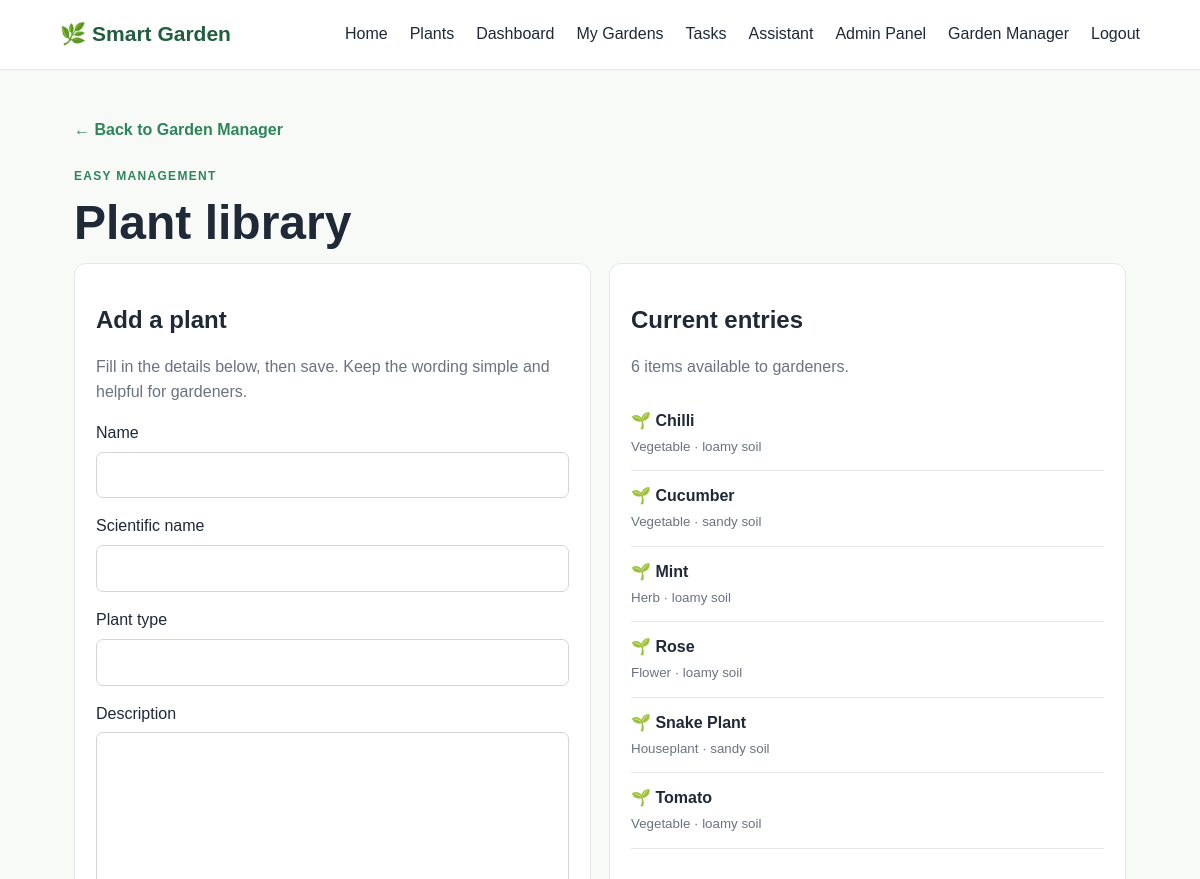
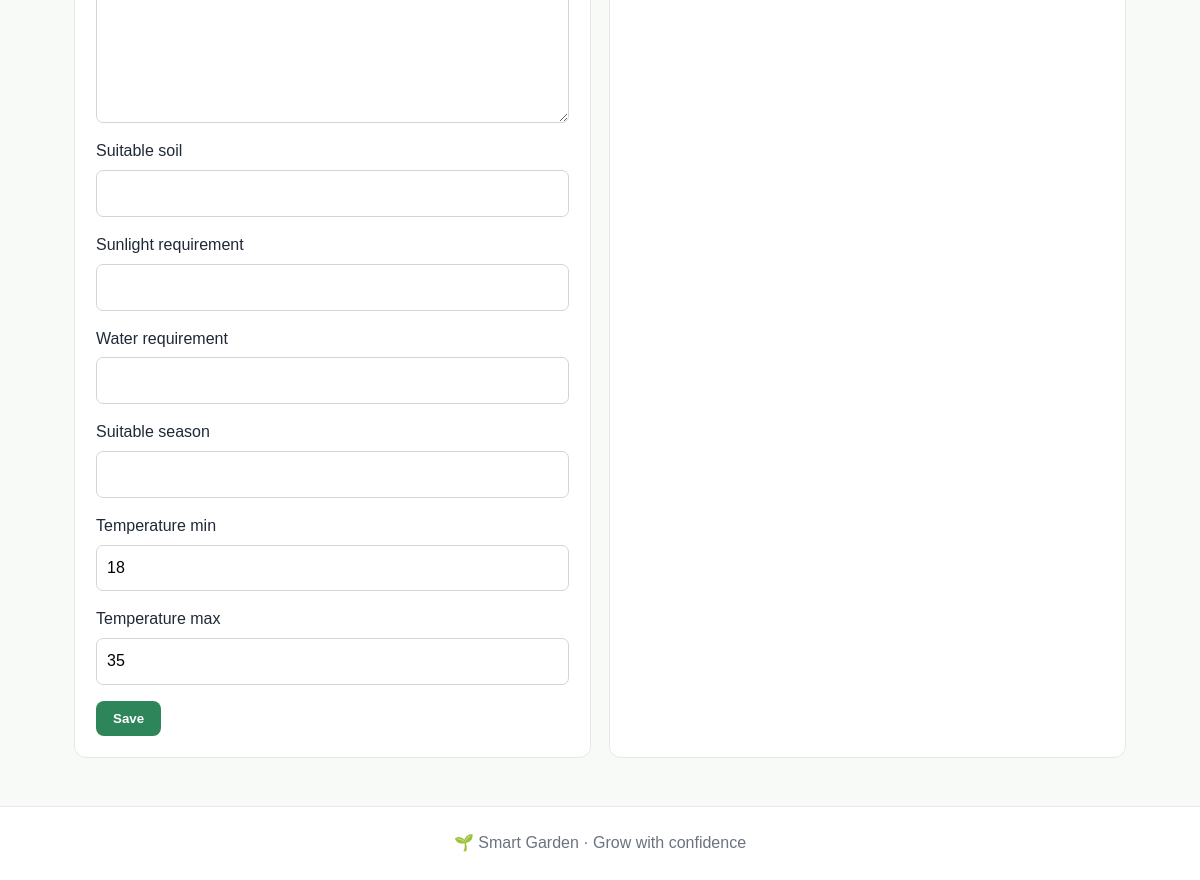
The app's page /garden-manager/plants/ (signed in) with its own data (2 pictures, top to bottom).
### garden/models.py (models this page shows, shortened)
class Plant(models.Model):
    name = models.CharField(max_length=150)
    scientific_name = models.CharField(max_length=200, blank=True)
    description = models.TextField()
    plant_type = models.CharField(max_length=100)
    suitable_soil = models.CharField(max_length=100)
    sunlight_requirement = models.CharField(max_length=100)
    water_requirement = models.CharField(max_length=100)
    suitable_season = models.CharField(max_length=100)
    temperature_min = models.FloatField(default=18)
    temperature_max = models.FloatField(default=35)

### garden/views.py (the view)
# urls.py: path('garden-manager/', views.garden_manager, name='garden_manager'), path('garden-manager/<str:kind>/', views.manager_collection, name='manager_collection'),
@staff_only
def manager_collection(request, kind):
    options = {
        'plants': (Plant, PlantCatalogForm, 'Plant library', 'Add a plant', ('name', 'plant_type', 'suitable_soil')),
        'diseases': (Disease, DiseaseForm, 'Disease advice', 'Add disease advice', ('name', 'symptoms')),
        'fertilizers': (Fertilizer, FertilizerForm, 'Fertilizer guide', 'Add a fertilizer', ('name', 'type', 'description')),
    }
    if kind not in options: return redirect('garden_manager')
    model, form_class, title, button, columns = options[kind]
    form = form_class(request.POST or None)
    if request.method == 'POST' and form.is_valid(): form.save(); return redirect('manager_collection', kind=kind)
    return render(request, 'manager_collection.html', {'form': form, 'items': model.objects.all().order_by('name'), 'title': title, 'button': button, 'columns': columns, 'kind': kind})

### garden/forms.py
class PlantCatalogForm(forms.ModelForm):
    class Meta:
        model = Plant
        fields = ('name', 'scientific_name', 'plant_type', 'description', 'suitable_soil', 'sunlight_requirement', 'water_requirement', 'suitable_season', 'temperature_min', 'temperature_max')

### garden/context_processors.py (called while the page is built, shortened)
def admin_metrics(request):
    if not request.path.startswith('/admin/'):
        return {}

### templates/manager_collection.html
{% extends 'base.html' %}{% block content %}<a class="back" href="/garden-manager/">← Back to Garden Manager</a><span class="eyebrow">EASY MANAGEMENT</span><h1>{{ title }}</h1><div class="two manager-layout"><section class="card"><h2>{{ button }}</h2><p class="muted">Fill in the details below, then save. Keep the wording simple and helpful for gardeners.</p><form method="post" class="manager-form">{% csrf_token %}{% for field in form %}<p><label for="{{ field.id_for_label }}">{{ field.label }}</label>{{ field }}{% if field.errors %}<span class="field-error">{{ field.errors|striptags }}</span>{% endif %}</p>{% endfor %}<button class="btn">Save</button></form></section><section class="card"><h2>Current entries</h2><p class="muted">{{ items|length }} item{{ items|pluralize }} available to gardeners.</p>{% for item in items %}<div class="manager-item"><b>{% if kind == 'plants' %}🌱{% elif kind == 'diseases' %}🍃{% else %}🧪{% endif %} {{ item.name }}</b>{% if kind == 'plants' %}<small>{{ item.plant_type }} · {{ item.suitable_soil }} soil</small>{% elif kind == 'diseases' %}<small>{{ item.symptoms|truncatechars:80 }}</small>{% else %}<small>{{ item.type }} · {{ item.description|truncatechars:80 }}</small>{% endif %}</div>{% empty %}<p class="muted">No entries yet. Add the first one using the form.</p>{% endfor %}</section></div>{% endblock %}

### static/css/style.css (style rules this page uses)
:root { --primary:#2f855a;--dark:#205e3e;--bg:#f7faf7;--surface:#fff;--text:#1f2937;--muted:#6b7280;--border:#e5e7eb }
* { box-sizing:border-box }
body { margin:0;background:var(--bg);font:16px/1.55 Arial,sans-serif;color:var(--text) }
a { color:var(--primary);text-decoration:none }
.pill,.btn { background:var(--primary);color:white!important;border:0;border-radius:8px;padding:10px 17px;font-weight:bold;cursor:pointer;display:inline-block }
h1 { font-size:clamp(30px,5vw,48px);line-height:1.1;margin:9px 0 14px }
h2 { line-height:1.25 }
.eyebrow { font-size:12px;font-weight:bold;letter-spacing:1.3px;color:var(--primary) }
.features p,.muted { color:var(--muted) }
.card,.empty { background:#fff;border:1px solid var(--border);border-radius:12px;padding:21px }
.two { display:grid;grid-template-columns:1fr 1fr;gap:18px }
.plant i,small { color:var(--muted) }

### static/css/manager.css (style rules this page uses)
.back { display:block;margin-bottom:20px;font-weight:bold }
.manager-form p { display:grid;gap:6px }
.manager-form input,.manager-form select,.manager-form textarea { width:100%;padding:10px;border:1px solid #d1d5db;border-radius:7px;font:inherit }
.manager-item { padding:13px 0;border-bottom:1px solid #e5e7eb }
.manager-item b,.manager-item small { display:block }
.manager-item small { margin-top:3px;color:#6b7280 }

### records on screen
Plant: name "Chilli", plant_type "Vegetable", suitable_soil "loamy"
Plant: name "Cucumber", plant_type "Vegetable", suitable_soil "sandy"
Plant: name "Mint", plant_type "Herb", suitable_soil "loamy"
Plant: name "Rose", plant_type "Flower", suitable_soil "loamy"
Plant: name "Snake Plant", plant_type "Houseplant", suitable_soil "sandy"
Plant: name "Tomato", plant_type "Vegetable", suitable_soil "loamy"

### other values on screen
{{ title }} "Plant library"
{{ button }} "Add a plant"
{{ field.label }} "Name" "Scientific name" "Plant type" "Description" "Suitable soil" "Sunlight requirement" "Water requirement" "Suitable season" "Temperature min" "Temperature max"
{{ items|length }} "6"
